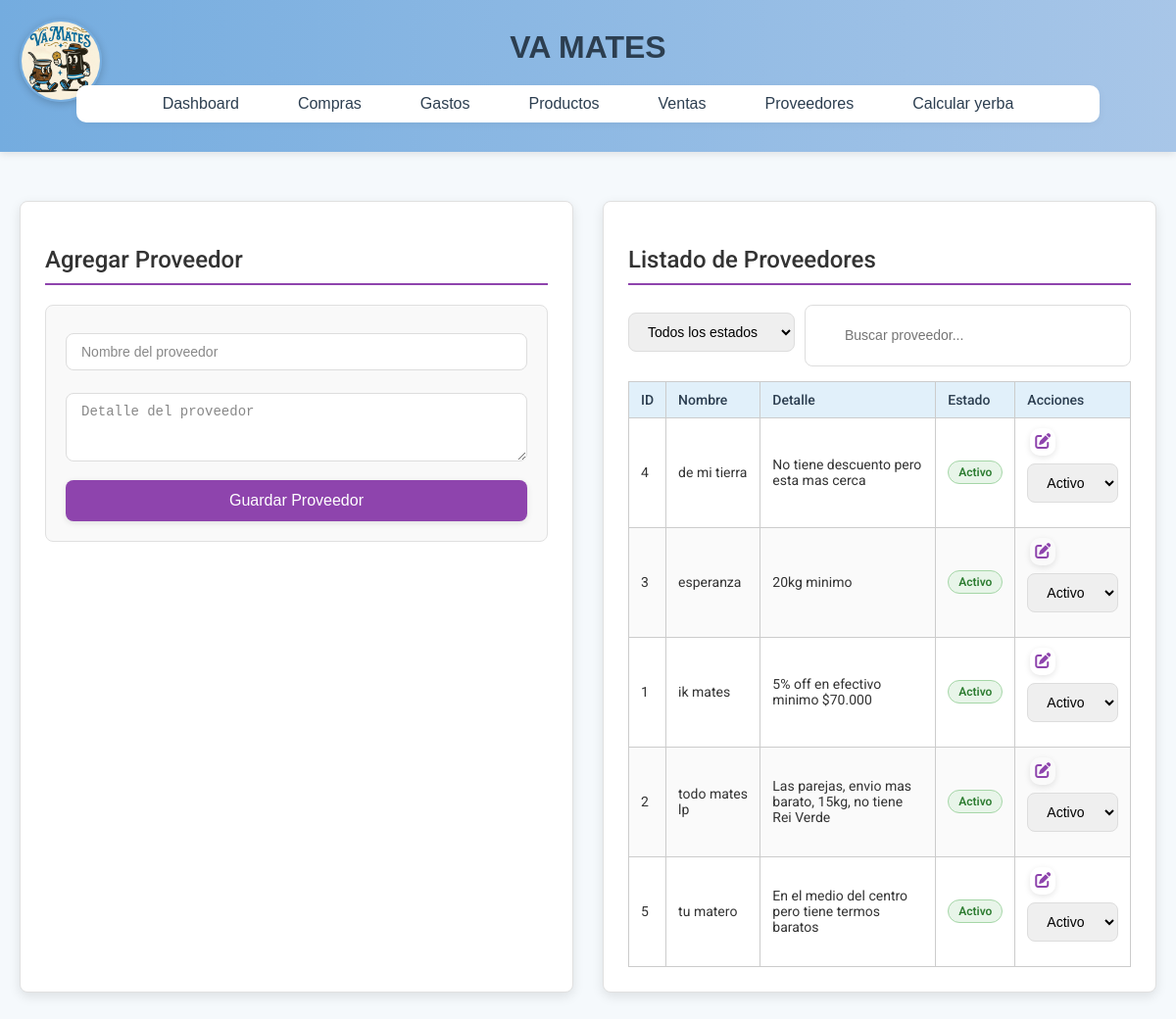
/proveedores/index.php?alert=error, run on the app's committed database.
### tables this page shows
CREATE TABLE `proveedores` (
  `id` int(11) NOT NULL,
  `nombre` varchar(100) NOT NULL,
  `detalle` text DEFAULT NULL,
  `estado` enum('activo','desactivado') NOT NULL DEFAULT 'activo'
);

### proveedores/index.php (the view, shortened to what this page needs)
<?php include '../includes/header.php'; ?>
<head>
    <link rel="stylesheet" href="/vamates3/assets/css/styles.css">
    <link rel="stylesheet" href="https://cdnjs.cloudflare.com/ajax/libs/font-awesome/6.4.0/css/all.min.css">
</head>
<body>
<div class="container">
    <div class="column left">
        <h2>Agregar Proveedor</h2>
        <form action="add_proveedor.php" method="post" class="form-container">
            <input class="control" type="text" name="nombre" placeholder="Nombre del proveedor" required>
            <textarea class="control" name="detalle" placeholder="Detalle del proveedor" rows="3"></textarea>
            <input class="btn-submit" type="submit" value="Guardar Proveedor">
        </form>
    </div>
    <div class="column right">
        <h2>Listado de Proveedores</h2>
        <div style="display: flex; gap: 10px; margin-bottom: 15px;">
            <select id="filtroEstado" class="control" onchange="filtrarProveedores()" style="flex: 1;">
                <option value="">Todos los estados</option>
            </select>
            <input type="text" id="buscarProveedor" class="search-input" placeholder="Buscar proveedor..." onkeyup="filtrarProveedores()" style="flex: 2;">
        </div>
        <?php
        include '../config/config.php';
        ?>
        <?php
        $sql = "SELECT * FROM proveedores ORDER BY nombre ASC";
        $result = $conn->query($sql);
        ?>
        <table id="tablaProveedores">
            <thead>
                <tr>
                    <th>ID</th>
                    <th>Nombre</th>
                    <th>Detalle</th>
                    <th>Estado</th>
                    <th>Acciones</th>
                </tr>
            </thead>
            <tbody>
            <?php while($proveedor = $result->fetch_assoc()): ?>
                <tr id="fila-proveedor-<?= $proveedor['id'] ?>" class="<?= $proveedor['estado'] == 'desactivado' ? 'proveedor-inactivo' : '' ?>">
                    <td><?= $proveedor['id'] ?></td>
                    <td><?= htmlspecialchars($proveedor['nombre']) ?></td>
                    <td><?= htmlspecialchars($proveedor['detalle']) ?></td>
                    <td>
                        <span class="badge <?= $proveedor['estado'] == 'activo' ? 'badge-activo' : 'badge-inactivo' ?>">
                            <?= ucfirst($proveedor['estado']) ?>
                        </span>
                    </td>
                    <td>
                        <button class="btn-action btn-edit" onclick="editarProveedor(<?= $proveedor['id'] ?>)">
                            <i class="fas fa-edit"></i>
                        </button>
                        <select class="control" onchange="cambiarEstado(<?= $proveedor['id'] ?>, this.value)">
                            <option value="activo" <?= $proveedor['estado'] == 'activo' ? 'selected' : '' ?>>Activo</option>
                        </select>
                    </td>
                </tr>
            <?php endwhile; ?>
            </tbody>
        </table>
    </div>
</div>
</body>

### assets/css/styles.css (style rules this page uses)
body { font-family: 'Quicksand', sans-serif; margin: 0; padding: 0; background-color: #f5f9fc; color: #333; }
.container { display: flex; flex-wrap: wrap; margin: 30px auto; padding: 10px; max-width: 1600px; gap: 20px; }
.column { flex: 1; padding: 30px; background-color: #fff; border-radius: 12px; box-shadow: 0 4px 12px rgba(0,0,0,0.05); min-width: 400px; }
.column.left { border-right: none; }
table { width: 100%; border-collapse: collapse; margin-top: 15px; font-size: 0.95rem; border: 1px solid #ddd; }
table th, table td { padding: 10px 12px; border: 1px solid #ccc; }
table th { background-color: #e1f0fa; text-align: left; color: #2c3e50; }
.control::placeholder { color: #888; }
button, .btn-agregar, .btn-delete, .btn-submit, .btn-tema { padding: 10px 20px; font-size: 0.9rem; border: none; border-radius: 10px; cursor: pointer; transition: all 0.3s ease; background-color: #74acdf; color: #fff; box-shadow: 0 2px 6px rgba(0,0,0,0.1); }
.btn-submit { background-color: #3498db; }

### proveedores/index.php (style rules this page uses)
:root { --primary-color: #8e44ad; --secondary-color: #9b59b6; --danger-color: #e74c3c; --warning-color: #f39c12; --success-color: #2ecc71; --light-color: #f5f5f5; --dark-color: #333; --border-radius: 8px; --box-shadow: 0 4px 12px rgba(0, 0, 0, 0.1); }
.container { display: flex; gap: 30px; padding: 20px; font-family: 'Roboto', sans-serif; }
.column.left, .column.right { flex: 1; background: #fff; border: 1px solid #e0e0e0; border-radius: var(--border-radius); padding: 25px; box-shadow: var(--box-shadow); max-height: 90vh; overflow-y: auto; }
h2 { color: var(--dark-color); margin-bottom: 20px; font-weight: 500; border-bottom: 2px solid var(--primary-color); padding-bottom: 10px; }
.control { width: 100%; padding: 10px 15px; margin: 8px 0 15px; border: 1px solid #ddd; border-radius: var(--border-radius); box-sizing: border-box; font-size: 14px; transition: border-color 0.3s; }
.form-container { background: #f9f9f9; border: 1px solid #e0e0e0; border-radius: var(--border-radius); padding: 20px; margin-bottom: 25px; }
.btn-submit { background-color: var(--primary-color); color: white; border: none; padding: 12px 20px; border-radius: var(--border-radius); cursor: pointer; font-size: 16px; font-weight: 500; transition: background-color 0.3s; width: 100%; }
table { width: 100%; border-collapse: collapse; margin-top: 15px; font-size: 14px; }
th, td { border: 1px solid #e0e0e0; padding: 12px; text-align: left; }
th { background-color: var(--primary-color); color: white; font-weight: 500; position: sticky; top: 0; }
tr:nth-child(even) { background-color: #fafafa; }
.search-input { width: 100%; padding: 10px 15px 10px 40px; font-size: 14px; border-radius: var(--border-radius); border: 1px solid #ddd; box-sizing: border-box; transition: all 0.3s; }
.btn-action { background: none; border: none; cursor: pointer; padding: 5px; margin: 0 3px; font-size: 16px; transition: transform 0.2s; }
.btn-edit { color: var(--primary-color); }
.badge { display: inline-block; padding: 4px 10px; border-radius: 12px; font-size: 12px; font-weight: 600; }
.badge-activo { background-color: #e8f5e9; color: #2e7d32; border: 1px solid #a5d6a7; }

### data on the page
proveedores: id "4", nombre "de mi tierra", detalle "No tiene descuento pero esta mas cerca", estado "Activo", estado+id "Activo"
proveedores: id "3", nombre "esperanza", detalle "20kg minimo", estado "Activo", estado+id "Activo"
proveedores: id "1", nombre "ik mates", detalle "5% off en efectivo minimo $70.000", estado "Activo", estado+id "Activo"
proveedores: id "2", nombre "todo mates lp", detalle "Las parejas, envio mas barato, 15kg, no tiene Rei Verde", estado "Activo", estado+id "Activo"
proveedores: id "5", nombre "tu matero", detalle "En el medio del centro pero tiene termos baratos", estado "Activo", estado+id "Activo"
